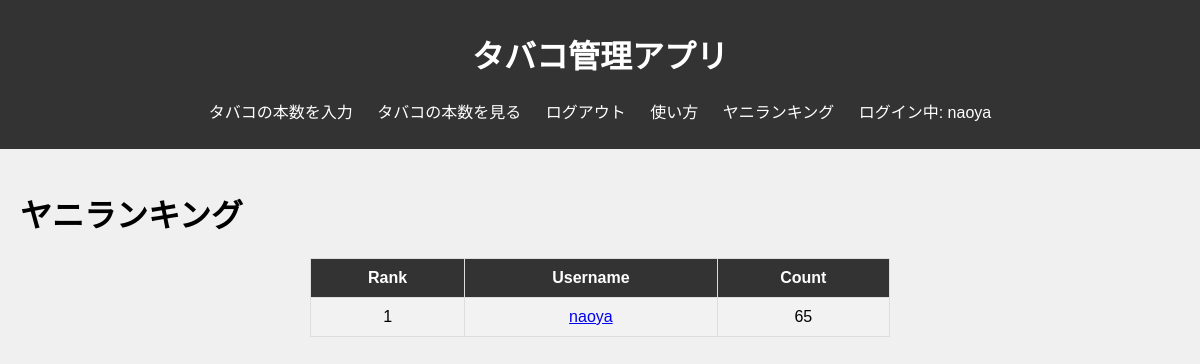
The page /ranking (signed in) on the database as committed earlier.
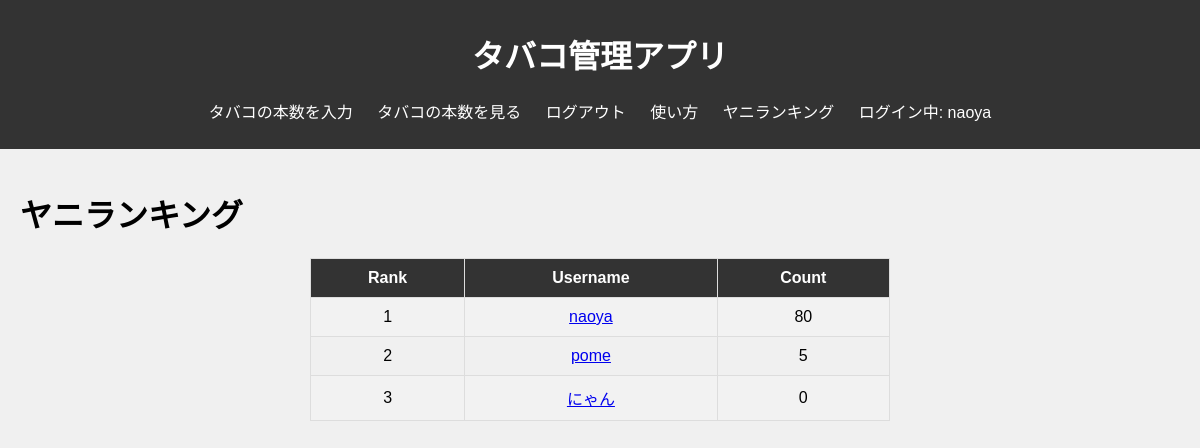
The same page on the database as committed later.
### app.py (models this page shows, shortened)
class User(UserMixin, db.Model):
    id = db.Column(db.Integer, primary_key=True)
    username = db.Column(db.String(64), index=True, unique=True)
    password_hash = db.Column(db.String(128))

### app.py (the view)
@app.route("/ranking")
def ranking():
    user_counts = (
        db.session.query(Record.user_id, db.func.sum(Record.count)).group_by(Record.user_id).all()
    )
    sorted_counts = sorted(user_counts, key=lambda x: x[1], reverse=True)
    user_ids = [user_id for user_id, _ in sorted_counts]
    users_without_records = User.query.filter(User.id.notin_(user_ids)).all()
    for user in users_without_records:
        sorted_counts.append((user.id, 0))
    ranked_counts = [
        (rank, user_id, count) for rank, (user_id, count) in enumerate(sorted_counts, start=1)
    ]
    return render_template("ranking.html", ranked_counts=ranked_counts, User=User)

### app.py (called while the page is built)
@login_manager.user_loader
def load_user(user_id):
    return User.query.get(int(user_id))

### templates/ranking.html
{% extends "base.html" %} {% block content %}
<h1>ヤニランキング</h1>
<table>
  <tr>
    <th>Rank</th>
    <th>Username</th>
    <th>Count</th>
  </tr>
  {% for rank, user_id, count in ranked_counts %}
  <tr>
    <td>{{ rank }}</td>
    <td><a href="{{ url_for('home', user_id=user_id) }}">{{ User.query.get(user_id).username }}</a></td>
    <td>{{ count if count is not none else 0 }}</td>
  </tr>
  {% endfor %}
</table>
{% endblock %}

### templates/base.html (shortened to what this page needs)
<!DOCTYPE html>
<html lang="ja">
  <head>
    <link
      rel="stylesheet"
      href="{{ url_for('static', filename='style.css') }}"
    />
  </head>
  <body>
    <header>
      <h1>タバコ管理アプリ</h1>
      <nav>
        <ul>
          <li><a href="{{ url_for('input') }}">タバコの本数を入力</a></li>
          <li><a href="{{ url_for('home') }}">タバコの本数を見る</a></li>
          <li><a href="{{ url_for('logout') }}">ログアウト</a></li>
          <li><a href="{{ url_for('usage') }}">使い方</a></li>
          <li><a href="{{ url_for('ranking') }}">ヤニランキング</a></li>
          {% if current_user.username %}
          <li>ログイン中: {{ current_user.username }}</li>
          {%endif%}
        </ul>
      </nav>
    </header>
    <main>{% block content %} {% endblock %}</main>
  </body>
</html>

### static/style.css (style rules this page uses)
body { font-family: Arial, sans-serif; margin: 0; padding: 0; background-color: #f0f0f0; }
header { background-color: #333; color: white; padding: 10px 0; text-align: center; }
nav ul { list-style-type: none; padding: 0; }
nav ul li { display: inline; margin: 0 10px; }
nav ul li a { color: white; text-decoration: none; }
main { padding: 20px; }
table { width: auto; min-width: 50%; border-collapse: collapse; margin: 0 auto; text-align: center; }
table th, table td { border: 1px solid #ddd; padding: 10px; }
table th { background-color: #333; color: white; }
table tr:nth-child(even) { background-color: #f2f2f2; }

Rows that differ between the two databases and show on the page:
added User: query.get "pome"
added User: query.get "にゃん"
Other text that changed with them:
new list line: "1 80"
new list line: "naoya"
new list line: "2 5"
new list line: "3 0"
list line gone: "1 65"
list line gone: "naoya"
